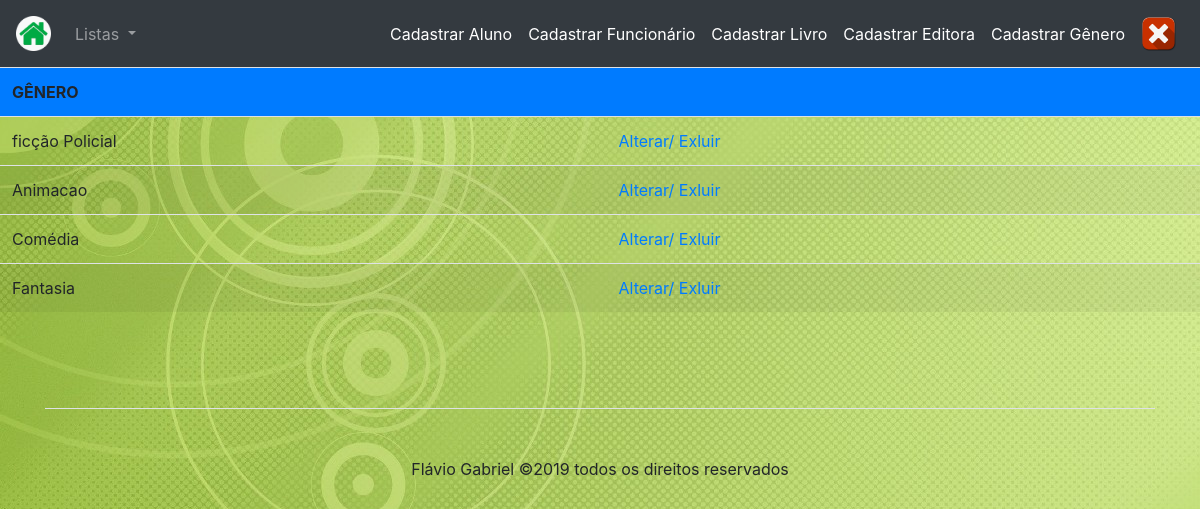
Screenshot of /listar_genero.php (signed in) with the database file from the repository.
### tables this page shows
CREATE TABLE `genero` (
  `id_genero` int(11) NOT NULL AUTO_INCREMENT,
  `genero` varchar(50) DEFAULT NULL,
  PRIMARY KEY (`id_genero`)
);

### listar_genero.php (the view, shortened to what this page needs)
<!doctype html>
<html>
<head>
</head>
<body>
	<?php
		include("menu7.php");
		include("db.php");
	?>
	<?php $consulta = mysqli_query($conexao, "select * from genero");?>
	<table class="table table-striped">
		<tr class="bg-primary">
			<th>GÊNERO</th>
			<th></th>
		</tr>
	<?php
		while ($exibe = mysqli_fetch_assoc($consulta)) {
				$id= 	$exibe ["id_genero"];
				$genero = $exibe ["genero"];
	?>
		<tr>
			<td><?php echo $genero; ?></td>
            <td><a href="alt_genero.php?id=<?php echo $id;?>"> Alterar/</a>
               	<a href="excluir_genero.php?id=<?php echo $id;?>">Exluir</a>
           	</td>
		</tr>
	<?php
		}
	?>
	</table>
	<footer class="footer-section">
     	<div class="container">
        	<div class="row pt-5 mt-5 text-center" id="foter">
        		<div class="col-md-12">
            		<div class="border-top pt-5">
            			<p id="final">
        					Flávio Gabriel &copy;<script>document.write(new Date().getFullYear());</script> todos os direitos reservados <i class="icon-heart" aria-hidden="true"></i><a href="https://colorlib.com" target="_blank" ></a>
      					</p>
            		</div>
         	 	</div>
       		</div>
      	</div>
    </footer>
</body>
</html>

### listar_genero.php (style rules this page uses)
body { background-image: url("imagens-fundo/FUNDO-DE-SITE.jpg"); }

### rows the page displays
genero: genero "ficção Policial"
genero: genero "Animacao"
genero: genero "Comédia"
genero: genero "Fantasia"
